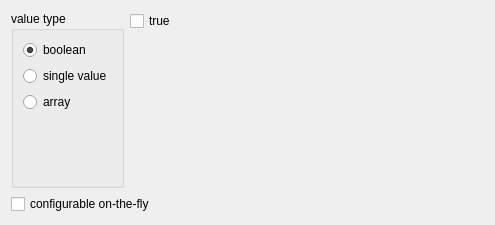
<?xml version="1.0" encoding="UTF-8"?>
<ui version="4.0">
 <class>StaticSourceBlockEditorWidget</class>
 <widget class="QWidget" name="StaticSourceBlockEditorWidget">
  <property name="geometry">
   <rect>
    <x>0</x>
    <y>0</y>
    <width>495</width>
    <height>225</height>
   </rect>
  </property>
  <property name="windowTitle">
   <string>Form</string>
  </property>
  <layout class="QGridLayout" name="gridLayout">
   <item row="0" column="1">
    <widget class="QStackedWidget" name="typeEditorsSelect">
     <property name="currentIndex">
      <number>0</number>
     </property>
     <widget class="QWidget" name="boolWidget">
      <layout class="QVBoxLayout" name="verticalLayout_2">
       <property name="leftMargin">
        <number>0</number>
       </property>
       <property name="topMargin">
        <number>0</number>
       </property>
       <property name="rightMargin">
        <number>0</number>
       </property>
       <property name="bottomMargin">
        <number>0</number>
       </property>
       <item>
        <widget class="QCheckBox" name="boolTrueCheck">
         <property name="text">
          <string>true</string>
         </property>
        </widget>
       </item>
       <item>
        <spacer name="verticalSpacer_2">
         <property name="orientation">
          <enum>Qt::Vertical</enum>
         </property>
         <property name="sizeHint" stdset="0">
          <size>
           <width>20</width>
           <height>181</height>
          </size>
         </property>
        </spacer>
       </item>
      </layout>
     </widget>
     <widget class="QWidget" name="singleWidget">
      <layout class="QVBoxLayout" name="verticalLayout_3">
       <item>
        <widget class="QLabel" name="label">
         <property name="text">
          <string>value (use &quot;;&quot; to split dimensions)</string>
         </property>
        </widget>
       </item>
       <item>
        <widget class="QLineEdit" name="singleValueEdit"/>
       </item>
       <item>
        <spacer name="verticalSpacer_3">
         <property name="orientation">
          <enum>Qt::Vertical</enum>
         </property>
         <property name="sizeHint" stdset="0">
          <size>
           <width>20</width>
           <height>272</height>
          </size>
         </property>
        </spacer>
       </item>
      </layout>
     </widget>
     <widget class="QWidget" name="arrayWidget">
      <layout class="QVBoxLayout" name="verticalLayout_4">
       <item>
        <widget class="QLabel" name="label_2">
         <property name="text">
          <string>values list (use &quot;;&quot; to split dimensions)</string>
         </property>
        </widget>
       </item>
       <item>
        <widget class="QWidget" name="widget" native="true">
         <layout class="QHBoxLayout" name="horizontalLayout_2">
          <property name="leftMargin">
           <number>0</number>
          </property>
          <property name="topMargin">
           <number>0</number>
          </property>
          <property name="rightMargin">
           <number>0</number>
          </property>
          <property name="bottomMargin">
           <number>0</number>
          </property>
          <item>
           <widget class="QPushButton" name="arrayAddRowBtn">
            <property name="text">
             <string>+ value</string>
            </property>
           </widget>
          </item>
          <item>
           <widget class="QPushButton" name="arrayDelRowBtn">
            <property name="text">
             <string>- value</string>
            </property>
           </widget>
          </item>
          <item>
           <spacer name="horizontalSpacer">
            <property name="orientation">
             <enum>Qt::Horizontal</enum>
            </property>
            <property name="sizeHint" stdset="0">
             <size>
              <width>152</width>
              <height>20</height>
             </size>
            </property>
           </spacer>
          </item>
         </layout>
        </widget>
       </item>
       <item>
        <widget class="QListWidget" name="arrayValuesList"/>
       </item>
      </layout>
     </widget>
    </widget>
   </item>
   <item row="0" column="0">
    <widget class="QGroupBox" name="groupBox">
     <property name="title">
      <string>value type</string>
     </property>
     <layout class="QVBoxLayout" name="verticalLayout">
      <item>
       <widget class="QRadioButton" name="boolBtn">
        <property name="text">
         <string>boolean</string>
        </property>
        <property name="checked">
         <bool>true</bool>
        </property>
       </widget>
      </item>
      <item>
       <widget class="QRadioButton" name="singleBtn">
        <property name="text">
         <string>single value</string>
        </property>
       </widget>
      </item>
      <item>
       <widget class="QRadioButton" name="arrayBtn">
        <property name="text">
         <string>array</string>
        </property>
       </widget>
      </item>
      <item>
       <spacer name="verticalSpacer">
        <property name="orientation">
         <enum>Qt::Vertical</enum>
        </property>
        <property name="sizeHint" stdset="0">
         <size>
          <width>20</width>
          <height>40</height>
         </size>
        </property>
       </spacer>
      </item>
     </layout>
    </widget>
   </item>
   <item row="1" column="0" colspan="2">
    <widget class="QCheckBox" name="configurableCheck">
     <property name="text">
      <string>configurable on-the-fly</string>
     </property>
    </widget>
   </item>
  </layout>
 </widget>
 <resources/>
 <connections/>
</ui>
